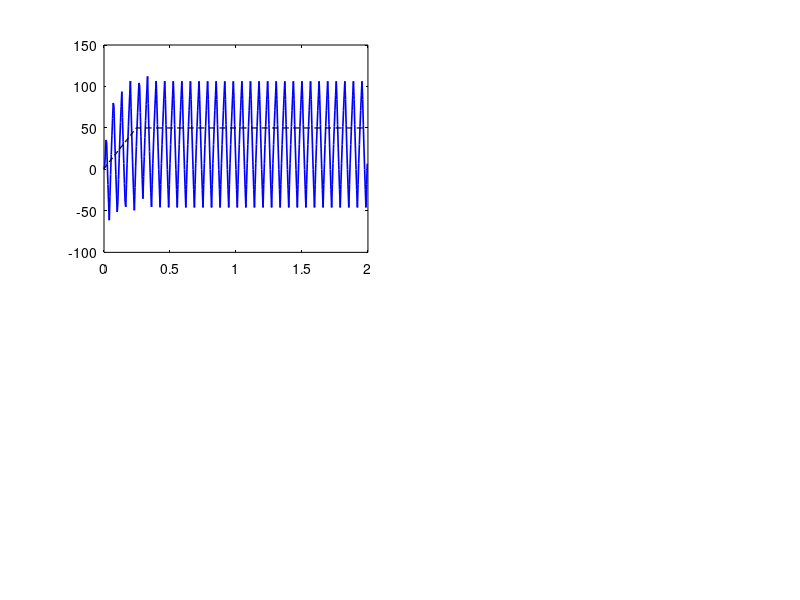

Write MATLAB code to recreate this figure. (Note: this script raises an error after producing the figure.)
%% Aşama 2.3 → 2b — Gerçekçi kapalı-döngü simülasyon (sim-to-real gap doğrulama)
%
% Amaç: Aşama 2.3'te ampirik bulunan Kp=0.002'yi TEORİK doğrulamak.
% Aşama 2.1 Simulink modeli IDEAL ölçüm varsaymıştı → conservative Kp=0.1163
% mükemmel görünüyordu. Gerçek sistemde bang-bang verdi. Bu script gerçek
% sistemin efektlerini modele ekler:
%   1. Encoder kuantizasyonu (1 count ≈ 18.7 rad/s @ 7ms)
%   2. Moving-average ölçüm filtresi (WINDOW=5)
%   3. Duty saturation (±0.50)
%   4. Setpoint slew rate
%   5. V_sat sürücü kaybı
%
% Beklenti: conservative (Kp=0.1163) → bang-bang; ampirik (Kp=0.002) → stabil.
% Bu, sim-to-real gap'i kapatır ve ampirik kazancı teorik temellendirir.
%
% Referans: [Franklin2010] §6.4, [AstromMurray2008] §10.2-10.4, [Ljung1999] §16

clear; close all; clc;

% Beyaz tema zorla — dark MATLAB session'da axes panelleri siyah kalıyordu
% (figure 'Color','w' yetmiyor; axes/text de zorlanmalı). CLAUDE.md figür disiplini.
set(groot,'defaultFigureColor','w','defaultAxesColor','w', ...
    'defaultAxesXColor','k','defaultAxesYColor','k','defaultTextColor','k', ...
    'defaultAxesGridColor',[0.15 0.15 0.15]);

% ── Plant parametreleri (Aşama 1) ─────────────────────────────────
K       = 53.89;     % rad/s/V
tau     = 0.0605;    % s
V_sup   = 12.15;     % V
V_sat   = 0.5;       % V
Ts      = 0.005;     % s (200 Hz)
duty_max = 0.50;

% ── Gerçekçi efektler ─────────────────────────────────────────────
QUANT   = 18.7;      % rad/s — encoder kuantizasyon adımı (gözlemlenen)
WINDOW  = 5;         % moving-average pencere
SLEW    = 200;       % rad/s/s setpoint slew
SP      = 50;        % rad/s hedef setpoint
T_END   = 2.0;       % s simülasyon süresi

% Plant ayrık (ZOH): Veff → ω
sysc = tf(K, [tau 1]);
sysd = c2d(sysc, Ts);
[bnum, bden] = tfdata(sysd, 'v');   % ω[k] = -bden(2)*ω[k-1] + bnum(2)*Veff[k-1]

% ── İki kazanç setini simüle et ───────────────────────────────────
gains = struct('name', {'conservative (2.1)', 'duzeltilmis (2.3)'}, ...
               'Kp',   {0.1163, 0.002}, ...
               'Ki',   {4.0447, 0.1});

N = round(T_END / Ts);
t = (0:N-1) * Ts;

figure('Visible','off','Position',[50 50 1100 700],'Color','w');

for g = 1:numel(gains)
    Kp = gains(g).Kp;  Ki = gains(g).Ki;
    T_t = Kp / Ki;     % anti-windup tracking time

    % State
    omega_true = 0;          % gerçek hız (plant çıkışı)
    Veff_prev  = 0;
    omega_prev = 0;
    integ      = 0;
    prev_err   = 0;
    sp_actual  = 0;
    win = zeros(1, WINDOW);  wi = 1; wfill = 0;

    omega_log = zeros(1,N);  u_log = zeros(1,N);  sp_log = zeros(1,N);  meas_log = zeros(1,N);

    for k = 1:N
        % Setpoint slew
        d = SP - sp_actual;
        ms = SLEW * Ts;
        if d > ms, sp_actual = sp_actual + ms;
        elseif d < -ms, sp_actual = sp_actual - ms;
        else, sp_actual = SP; end

        % Encoder kuantizasyon (gerçek hız → ölçülen)
        omega_meas = round(omega_true / QUANT) * QUANT;

        % Moving-average filtre
        win(wi) = omega_meas;  wi = mod(wi, WINDOW) + 1;
        if wfill < WINDOW, wfill = wfill + 1; end
        omega_filt = sum(win) / wfill;

        % PI (Tustin) + anti-windup
        err = sp_actual - omega_filt;
        u_p = Kp * err;
        integ = integ + Ki * Ts * 0.5 * (err + prev_err);
        u_unsat = u_p + integ;
        u_sat = max(min(u_unsat, duty_max), -duty_max);
        if T_t > 0
            integ = integ + (Ts / T_t) * (u_sat - u_unsat);
        end
        prev_err = err;

        % Duty → V_eff (işaret + V_sat kaybı)
        Veff = V_sup * u_sat - sign(u_sat) * V_sat;

        % Plant (ayrık): ω[k] = -bden(2)*ω[k-1] + bnum(2)*Veff[k-1]
        omega_true = -bden(2)*omega_prev + bnum(2)*Veff_prev;
        omega_prev = omega_true;  Veff_prev = Veff;

        omega_log(k) = omega_true;  u_log(k) = u_sat;
        sp_log(k) = sp_actual;      meas_log(k) = omega_meas;
    end

    % Metrik
    tail = round(0.6*N):N;
    om_ss = mean(omega_log(tail));  om_sd = std(omega_log(tail));
    u_sd  = std(u_log(tail));
    bang  = u_sd > 0.2 || (max(u_log(tail))-min(u_log(tail))) > 0.6;
    if bang, verdict = 'BANG-BANG'; else, verdict = 'STABIL'; end
    fprintf('%-22s Kp=%.4f Ki=%.4f → ω_ss=%.1f, ω_std=%.1f, u_std=%.3f → %s\n', ...
        gains(g).name, Kp, Ki, om_ss, om_sd, u_sd, verdict);

    % Plot
    subplot(2,2,g);
    plot(t, omega_log, 'b', 'LineWidth', 1.2); hold on
    plot(t, sp_log, 'k--', 'LineWidth', 1);
    yline(SP, 'r:');
    grid on; xlabel('t (s)'); ylabel('\omega (rad/s)');
    title(sprintf('%s — Kp=%.4f, Ki=%.3f', gains(g).name, Kp, Ki));
    lg = legend('\omega','setpoint(slew)','Location','best'); set(lg,'Color','w','TextColor','k');
    ylim([-300 300]);

    subplot(2,2,g+2);
    plot(t, u_log, 'm', 'LineWidth', 1.2); hold on
    yline(duty_max, 'r:'); yline(-duty_max, 'r:');
    grid on; xlabel('t (s)'); ylabel('U (duty)');
    title(sprintf('Kontrol çıkışı — u\\_std=%.3f (%s)', u_sd, verdict));
    ylim([-0.6 0.6]);
end

sgtitle('Aşama 2.3→2b: Gerçekçi model (kuantizasyon+filtre+saturation) — sim-to-real doğrulama','Color','k');
out = fullfile(fileparts(mfilename('fullpath')), 'results', '2_3_realistic_sim');
if ~exist(out,'dir'), mkdir(out); end
exportgraphics(gcf, fullfile(out, 'realistic_sim_verification.png'), 'Resolution', 150);
fprintf('\nPlot: %s\n', fullfile(out, 'realistic_sim_verification.png'));
